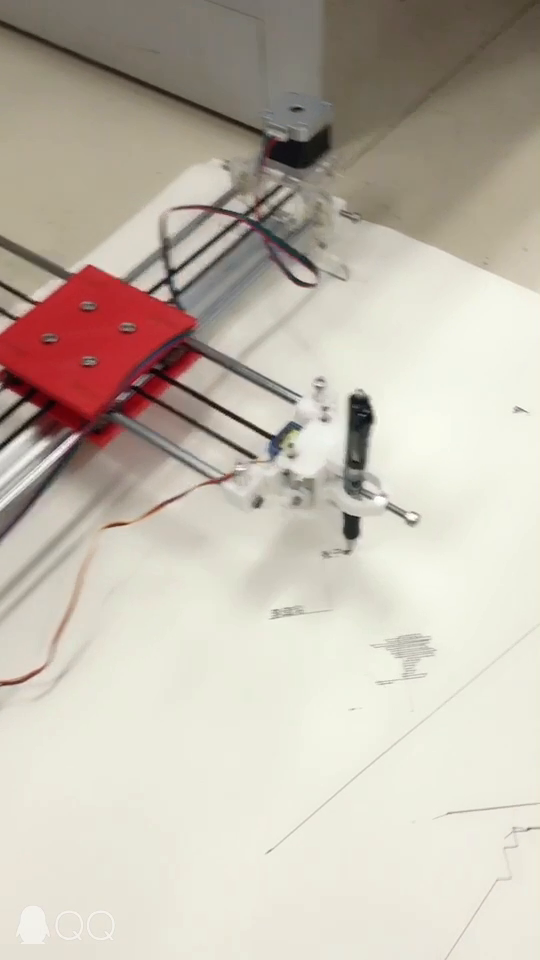
#> input picture frame 18 of DO_AN/课件资料代码/第三课代码资料/test.mp4, 540 x 960 px
$ python '4-导入处理展示本地视频.py'
#> lines starting #> are read from the running program, lines starting #| are printed output that depends on the picture
# 获取、处理、展示本地视频
# 同济子豪兄 2020-07-29

# 导入opencv-python
import cv2

# 传入本地视频
cap = cv2.VideoCapture('test.mp4')

# 校验本地视频是否捕获成功，如果未成功则输出提示
if not cap.isOpened():
    print("无法打开视频")
    exit()

# 获取视频的宽、高信息，cap.get()传入的参数可以是0-18的整数，也可以设置宽高等信息
print('WIDTH',cap.get(3))
print('HEIGHT',cap.get(4))

# 无限循环，直到触发break跳出
while True:
    # 逐帧获取视频画面，返回ret和frame
    # ret的True/False反映是否捕获成功，frame是画面
    ret, frame = cap.read()
#> frame is the input picture: shape (960, 540, 3); mean B, G, R 174.3, 186.5, 195.5

    # 校验画面帧是否正确捕获，如果未成功则输出提示，跳出循环
    if not ret:
        print("无法获取画面帧")
        break

    # 对画面帧进行处理
    # 这里是将画面转为灰度图
    gray = cv2.cvtColor(frame, cv2.COLOR_BGR2GRAY)
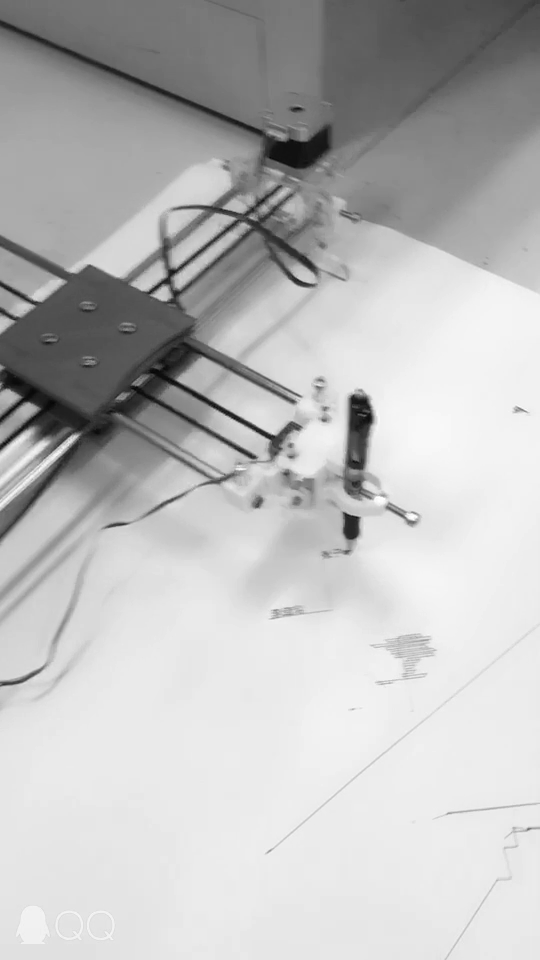
#> gray: shape (960, 540); min 6, max 255, mean 187.9

    # 在窗口中显示处理之后的画面
    cv2.imshow('frame_window', gray)

    # 获取键盘按键动作，如果按下q键，就跳出循环
    # 25毫秒是恰好的，如果太小，播放速度会很快，如果太大，播放速度会很慢
    if cv2.waitKey(200) == ord('q'):
#> (key q is pressed here)
        break

# When everything done, release the capture
cap.release()
cv2.destroyAllWindows()

$ run again, starting later in the video
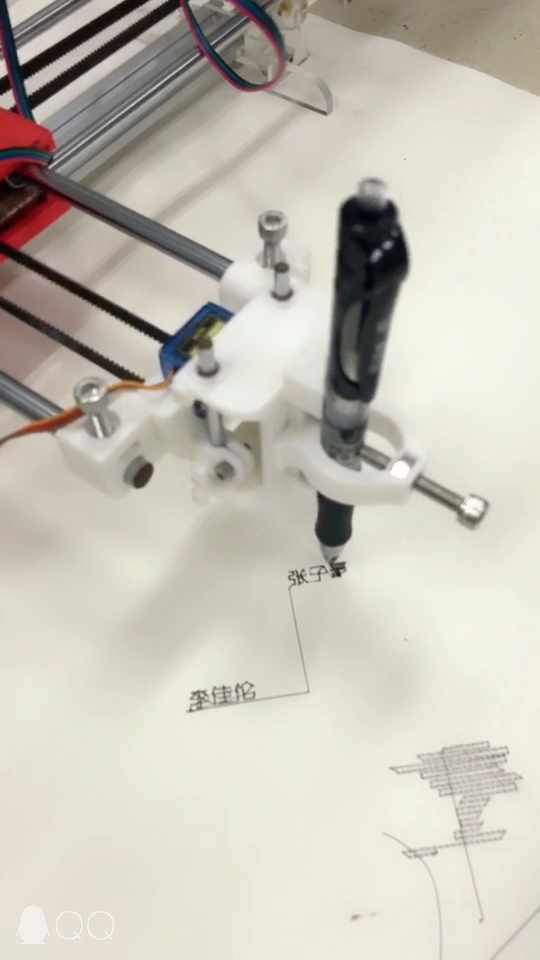
#> input picture frame 83 of DO_AN/课件资料代码/第三课代码资料/test.mp4, 540 x 960 px
#> frame is the input picture: shape (960, 540, 3); mean B, G, R 183.6, 194.2, 198.6
#> `gray = cv2.cvtColor(frame, cv2.COLOR_BGR2GRAY)`:
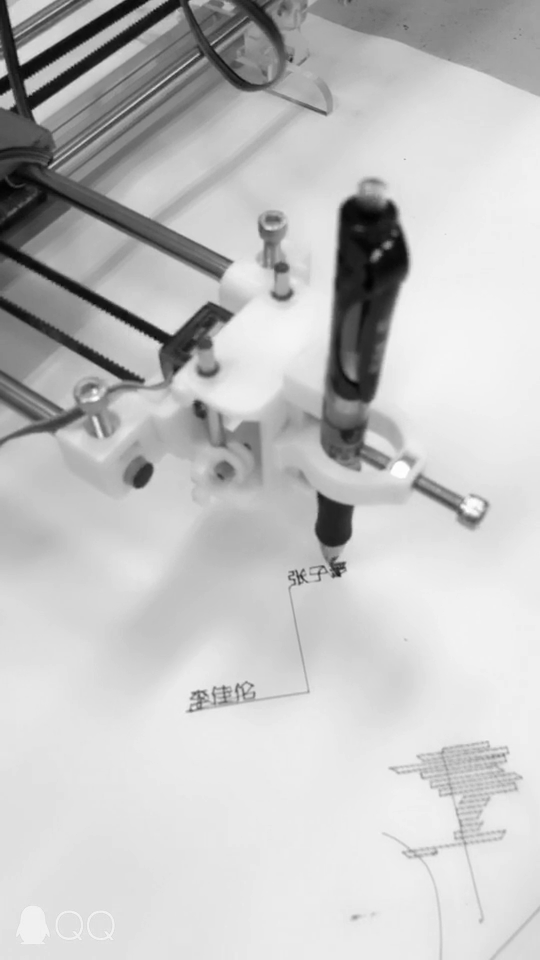
#> gray: shape (960, 540); min 3, max 255, mean 194.4

$ run again, starting later in the video
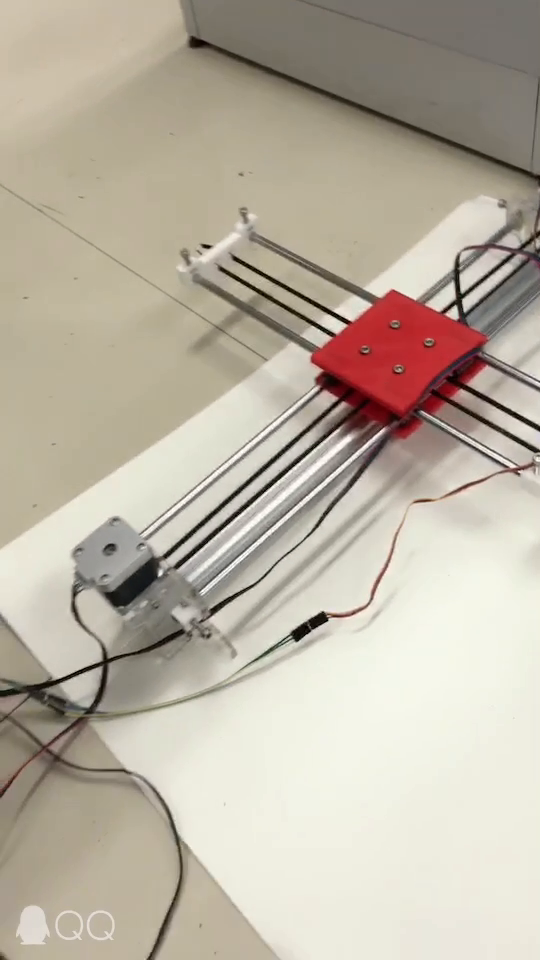
#> input picture frame 148 of DO_AN/课件资料代码/第三课代码资料/test.mp4, 540 x 960 px
#> frame is the input picture: shape (960, 540, 3); mean B, G, R 163.2, 178.1, 187.2
#> `gray = cv2.cvtColor(frame, cv2.COLOR_BGR2GRAY)`:
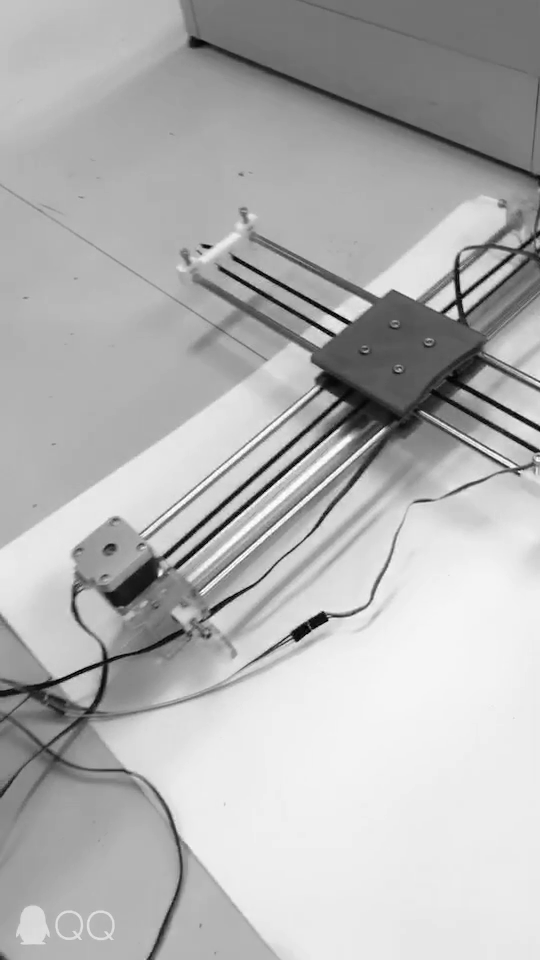
#> gray: shape (960, 540); min 0, max 255, mean 179.2
